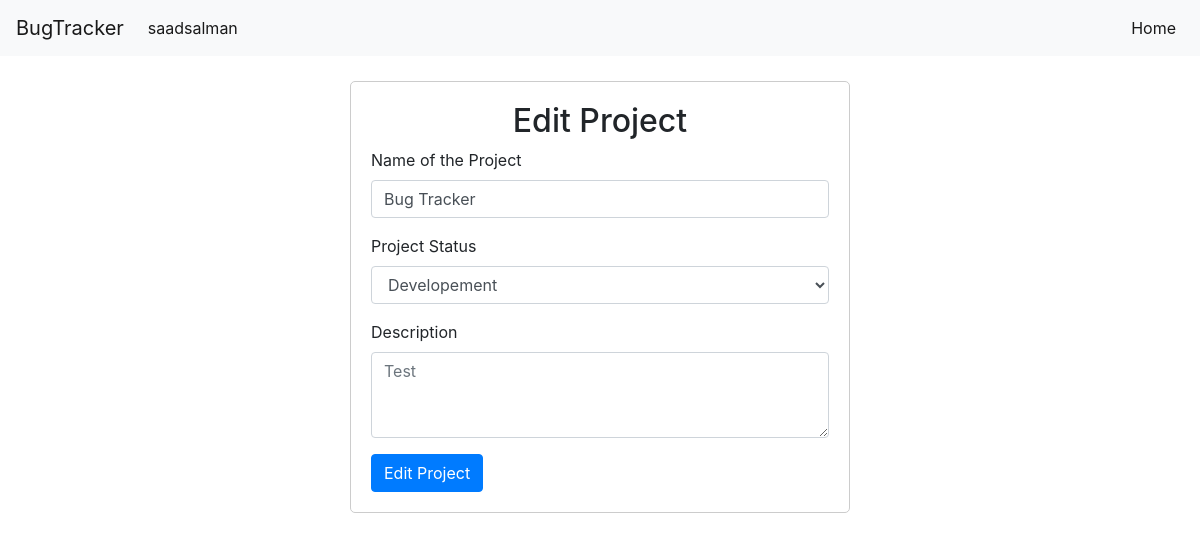
Screenshot of /editproject/2 (signed in) with the database file from the repository.
### home/models.py (models this page shows, shortened)
class Project(models.Model):
    Pname = models.CharField(max_length=122)
    Pstatus = models.CharField(max_length=122)
    Desc = models.TextField()
    date = models.DateField()

### home/views.py (the view)
# urls.py: path('editproject/<int:id>',views.editproject,name='Editproject'),
@login_required
def editproject(request, id):
    project = Project.objects.get(id=id)
    return render(request,'editproject.html',{'project':project})

### templates/editproject.html (shortened to what this page needs)
<!doctype html>
<html lang="en">
  <head>
    <link rel="stylesheet" href="https://cdn.jsdelivr.net/npm/bootstrap@4.0.0/dist/css/bootstrap.min.css">
    <nav class="navbar navbar-expand-lg navbar-light bg-light">
      <a class="navbar-brand" href="#">BugTracker</a>
      <div class="collapse navbar-collapse" id="navbarSupportedContent">
        <ul class="navbar-nav mr-auto">
          <li class="nav-item active">
            <a class="nav-link" href="">{{request.user}}</a>
          </li>
        </ul>
      </div>
      <ul class="navbar-nav mr-auto">
        <li class="nav-item active">
          <a class="nav-link" href="/staff">Home</a>
        </li>
      </ul>
    </nav>
  </head>
  <body>
    <div class="container">
        <div class="text-center">
            <h2>Edit Project</h2>
        </div>
    <form method='post' action='/updateproject/{{project.id}}'>
        <div class="form-group">
          <label for="Pname">Name of the Project</label>
          <input type="text" class="form-control" id="Pname" value="{{project.Pname}}" name="Pname" placeholder="{{project.Pname}}">
        </div>
        <div class="form-group">
            <label for="Pstatus">Project Status</label>
            <select id="Pstatus" name="Pstatus" class="form-control">
              <option selected>{{project.Pstatus}}</option>
            </select>
          </div>
          <div class="form-group">
            <label for="Desc">Description</label>
            <textarea class="form-control" id="Desc" name="Desc" rows="3" name="desc" value="{{project.Desc}}" placeholder="{{project.Desc}}"></textarea>
        </div>
        <button type="submit" class="btn btn-primary">Edit Project</button>
      </form>
    </div>
</body>
</html>

### templates/editproject.html (style rules this page uses)
.container { width: 500px; margin: 25px auto; padding: 20px; border: 1px solid #ccc; border-radius: 5px; }

### rows the page displays
Project: Pname "Bug Tracker", Pstatus "Developement", Desc "Test"

### other values shown
{{ request.user }} "saadsalman"
